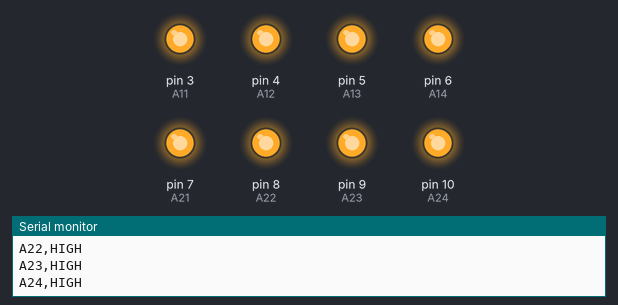
Simulated run of this sketch. Board: Arduino Mega 2560, built with avr-gcc and run on an emulated ATmega2560. On the bench: output pins drawn as LEDs (lit = HIGH), the last lines printed to the serial monitor. Pins used as bus, display or sensor lines are not drawn.

Above: at 2.5 s.
At 8.5 s:
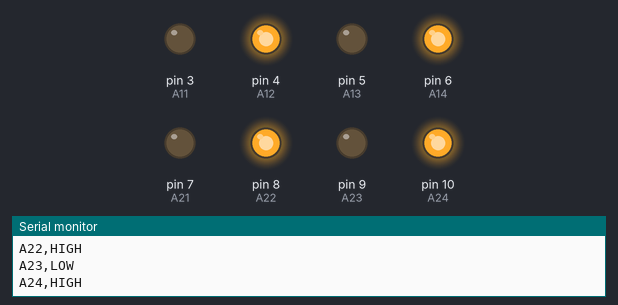
At 14.5 s:
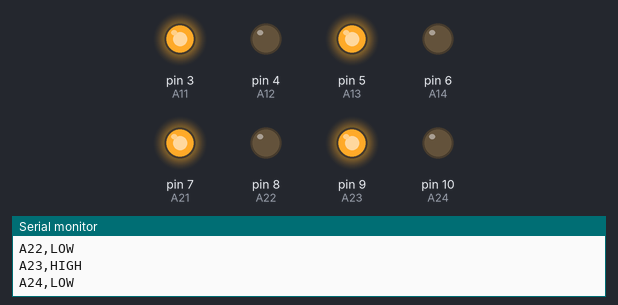
At 26.6 s:
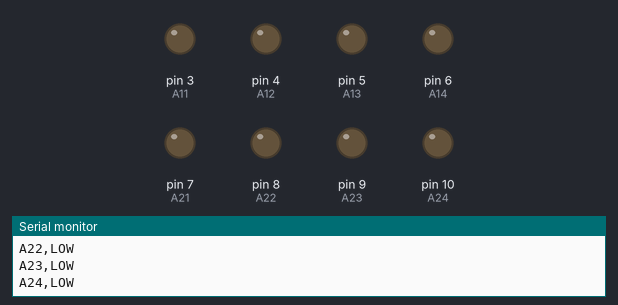
Timing chart, 0 to 28.5 s (numbered marks = the images above):
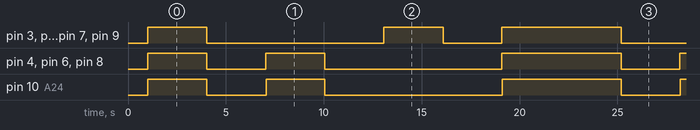

Measured:
- by itself, pin 3 (A11), pin 5 (A13), pin 7 (A21), pin 9 (A23): repeats every 21.2 s: LOW 9.0 s, HIGH 3.0 s, LOW 3.0 s, HIGH 6.1 s
- by itself, pin 4 (A12), pin 6 (A14), pin 8 (A22), pin 10 (A24): repeats every 21.2 s: LOW 3.0 s, HIGH 3.0 s, LOW 9.0 s, HIGH 6.1 s
- by itself, everything shown: repeats every 21.2 s, in 6 steps

The sketch:

74HC244.ino
```cpp
#define OE1 2
#define A11 3
#define A12 4
#define A13 5
#define A14 6
#define A21 7
#define A22 8
#define A23 9
#define A24 10
#define OE2 11

long milliDelay = 500;

void setup() {
  // put your setup code here, to run once:
  pinMode(A11, OUTPUT);
  digitalWrite(A11, LOW);
  pinMode(A12, OUTPUT);
  digitalWrite(A12, LOW);
  pinMode(A13, OUTPUT);
  digitalWrite(A13, LOW);
  pinMode(A14, OUTPUT);
  digitalWrite(A14, LOW);
  pinMode(A21, OUTPUT);
  digitalWrite(A21, LOW);
  pinMode(A22, OUTPUT);
  digitalWrite(A22, LOW);
  pinMode(A23, OUTPUT);
  digitalWrite(A23, LOW);
  pinMode(A24, OUTPUT);
  digitalWrite(A24, LOW);
  pinMode(OE1, OUTPUT);
  digitalWrite(OE1, HIGH);
  pinMode(OE2, OUTPUT);
  digitalWrite(OE2, HIGH);
  Serial.begin(9600);
  Serial.println("BEGIN TEST");
  Serial.println("All LED's should be Off");
  delay(1000);
}

void setInput(int inputNum, int inputVal){
  switch(inputNum){
    case 1:
      if (inputVal == 1){
        digitalWrite(A11, HIGH);
        Serial.println("A11,HIGH");
      }
      if (inputVal == 0){
        digitalWrite(A11, LOW);
        Serial.println("A11,LOW");
      }
      break;
    case 2:
      if (inputVal == 1){
        digitalWrite(A12, HIGH);
        Serial.println("A12,HIGH");
      }
      if (inputVal == 0){
        digitalWrite(A12, LOW);
        Serial.println("A12,LOW");
      }
      break;
    case 3:
      if (inputVal == 1){
        digitalWrite(A13, HIGH);
        Serial.println("A13,HIGH");
      }
      if (inputVal == 0){
        digitalWrite(A13, LOW);
        Serial.println("A13,LOW");
      }
      break;
    case 4:
      if (inputVal == 1){
        digitalWrite(A14, HIGH);
        Serial.println("A14,HIGH");
      }
      if (inputVal == 0){
        digitalWrite(A14, LOW);
        Serial.println("A14,LOW");
      }
      break;
    case 5:
      if (inputVal == 1){
        digitalWrite(A21, HIGH);
        Serial.println("A21,HIGH");
      }
      if (inputVal == 0){
        digitalWrite(A21, LOW);
        Serial.println("A21,LOW");
      }
      break;
    case 6:
      if (inputVal == 1){
        digitalWrite(A22, HIGH);
        Serial.println("A22,HIGH");
      }
      if (inputVal == 0){
        digitalWrite(A22, LOW);
        Serial.println("A22,LOW");
      }
      break;
    case 7:
      if (inputVal == 1){
        digitalWrite(A23, HIGH);
        Serial.println("A23,HIGH");
      }
      if (inputVal == 0){
        digitalWrite(A23, LOW);
        Serial.println("A23,LOW");
      }
      break;
    case 8:
      if (inputVal == 1){
        digitalWrite(A24, HIGH);
        Serial.println("A24,HIGH");
      }
      if (inputVal == 0){
        digitalWrite(A24, LOW);
        Serial.println("A24,LOW");
      }
      break;
    default:
      Serial.println("Incorrect Input");
      break;
  }
}

void toggleAllOn(){
  for (int i=0; i < 8; i++){
    setInput(i+1, 1);
  }
}
void toggleAllOff(){
  for (int i=0; i < 8; i++){
    setInput(i+1, 0);
  }
}

void toggleEven(){
  Serial.println("Toggle Even");
  for (int i=0; i < 8; i++){
    if (i % 2 == 0){
      setInput(i+1, 1);
    } else {
      setInput(i+1, 0);
    }
  }
}

void toggleOdd(){
  Serial.println("Toggle Odd");
  for (int i=0; i < 8; i++){
    if (i % 2 == 1){
      setInput(i+1, 1);
    } else {
      setInput(i+1, 0);
    }
  }
}

void loop() {
  Serial.println("Cycle Start");
  digitalWrite(OE1, LOW);
  digitalWrite(OE2, LOW);
  toggleAllOn();
  delay(3000);
  toggleAllOff();
  delay(3000);
  toggleOdd();
  delay(3000);
  toggleAllOff();
  delay(3000);
  toggleEven();
  delay(3000);
  toggleAllOff();
  delay(3000);
  digitalWrite(OE1, HIGH);
  digitalWrite(OE2, HIGH);
  toggleAllOn();
  Serial.println("All OFF, due to OE");
  delay(3000);

  Serial.println("Cycle Complete");
}
```
